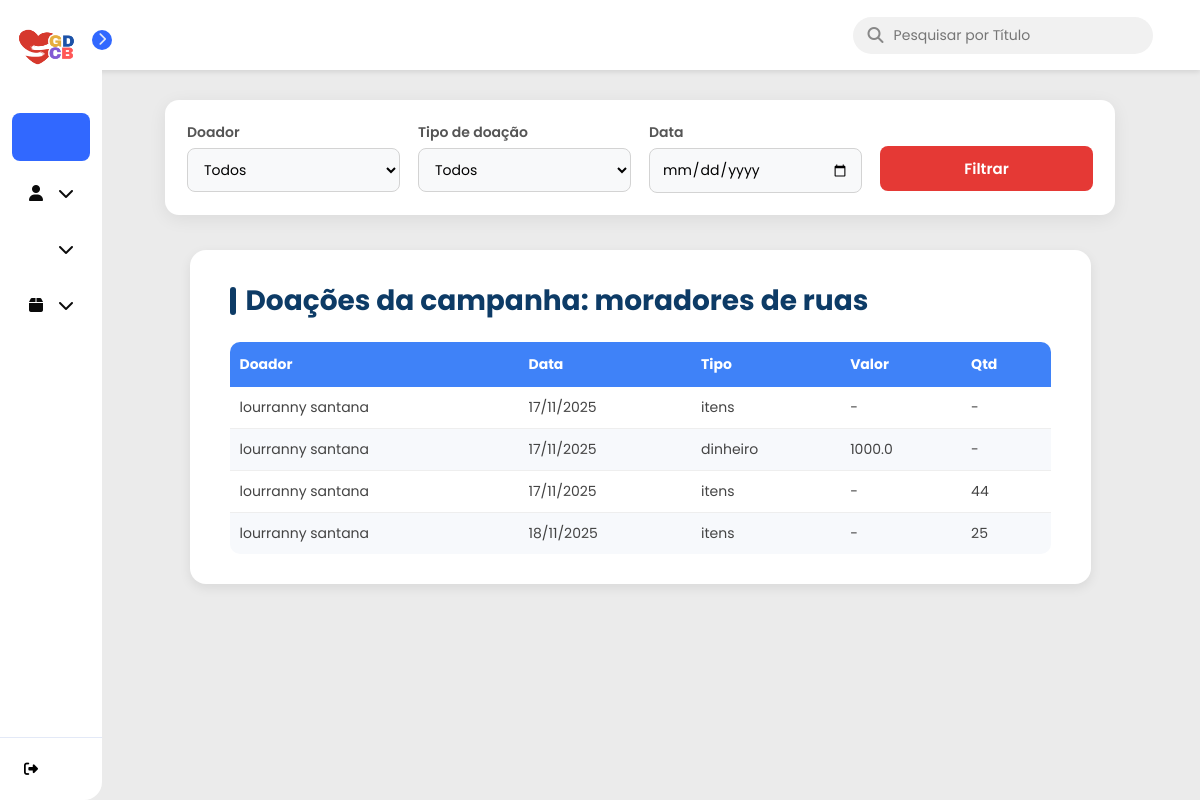
The page /campanhas/1/doacoes (signed in) on the database its author committed.
### models.py (models this page shows)
class Campanha(SQLModel, table=True):
    __tablename__ = "campanhas"
    id: Optional[int] = Field(default=None, primary_key=True)
    titulo: str
    descricao: str
    meta_financeira: float | None = None
    meta_itens: int | None = None
    data_inicio: Optional[date]
    data_fim: Optional[date]
    status: str
    data_criacao: date = Field(default_factory=date.today)
    categoria_id: Optional[int] = Field(default=None, foreign_key="categorias.id")
    admin_id: int = Field(foreign_key="admin.id")
    admin: Optional["Admin"] = Relationship(back_populates="campanhas")
    doacoes: List["Doacao"] = Relationship(back_populates="campanha")
    relatorios: List["Relatorio"] = Relationship(back_populates="campanha")

class Doacao(SQLModel, table=True):
    __tablename__ = "doacoes"
    id: Optional[int] = Field(default=None, primary_key=True)
    id_doador: int = Field(foreign_key="doadores.id")
    id_campanha: int = Field(foreign_key="campanhas.id")
    tipo_doacao: str
    tipo_item: Optional[str]
    quantidade: Optional[int]
    valor: Optional[float]
    data_doacao: date
    status: str = "confirmada"
    doador: Optional[Doador] = Relationship(back_populates="doacoes")
    campanha: Optional[Campanha] = Relationship(back_populates="doacoes")

class Doador(SQLModel, table=True):
    __tablename__ = 'doadores'
    id: Optional[int] = Field(default=None, primary_key=True)
    nome: str
    email: str = Field(unique=True)
    telefone: str
    data_criacao: date = Field(default_factory=date.today)
    doacoes: List["Doacao"] = Relationship(back_populates="doador")

### controllers/campanhas.py (the view)
@router.get("/{campanha_id}/doacoes", response_class=HTMLResponse)
def visualizar_doacoes_campanha(
    campanha_id: int,
    request: Request,
    doador_id: str | None = None,     # <--- agora é string
    tipo: str | None = None,
    data: str | None = None,
    session: Session = Depends(get_session),
    user: dict = Depends(get_current_user)
):
    campanha = session.get(Campanha, campanha_id)
    if not campanha or campanha.admin_id != user["id"]:
        raise HTTPException(status_code=404, detail="Campanha não encontrada")
    query = (
        select(Doacao, Doador)
        .join(Doador, Doacao.id_doador == Doador.id)
        .where(Doacao.id_campanha == campanha_id)
    )
    if doador_id:
        try:
            doador_id_int = int(doador_id)
            query = query.where(Doacao.id_doador == doador_id_int)
        except ValueError:
            pass
    if tipo:
        query = query.where(Doacao.tipo_doacao == tipo)
    if data:
        try:
            dt = datetime.strptime(data, "%Y-%m-%d").date()
            query = query.where(Doacao.data_doacao == dt)
        except ValueError:
            pass
    rows = session.exec(query).all()
    doacoes = []
    for doacao, doador in rows:
        doacao.doador = doador
        doacoes.append(doacao)
    doadores = session.exec(select(Doador)).all()
    return templates.TemplateResponse(
        "doacoes_campanha.html",
        {
            "request": request,
            "campanha": campanha,
            "doacoes": doacoes,
            "doadores": doadores
        }
    )

### templates/doacoes_campanha.html (shortened to what this page needs)
{% extends "base.html" %}
{% block head %}
<link rel="stylesheet" href="{{ url_for('static', path='doacao_campanha.css') }}">
{% endblock %}
{% block content %}
<div class="page-wrapper">
    <form method="get" class="filtros-card">
        <div class="filtros-grid">
            <div class="filtro-item">
                <label>Doador</label>
                <select name="doador_id">
                    <option value="">Todos</option>
                </select>
            </div>
            <div class="filtro-item">
                <label>Tipo de doação</label>
                <select name="tipo">
                    <option value="">Todos</option>
                </select>
            </div>
            <div class="filtro-item">
                <label>Data</label>
                <input type="date" name="data" value="{{ request.query_params.get('data', '') }}">
            </div>
            <div class="filtro-btn-wrapper">
                <button type="submit" class="btn-filtrar">Filtrar</button>
            </div>
        </div>
    </form>
    <div class="table-wrapper">
        <h2 class="table-title">
            Doações da campanha: {{ campanha.titulo }}
        </h2>
        <table class="table-custom">
            <thead>
                <tr>
                    <th>Doador</th>
                    <th>Data</th>
                    <th>Tipo</th>
                    <th>Valor</th>
                    <th>Qtd</th>
                </tr>
            </thead>
            <tbody>
            {% if doacoes %}
                {% for d in doacoes %}
                    <tr>
                        <td>{{ d.doador.nome }}</td>
                        <td>{{ d.data_doacao.strftime('%d/%m/%Y') }}</td>
                        <td>{{ d.tipo_doacao }}</td>
                        <td>{{ d.valor if d.valor else '-' }}</td>
                        <td>{{ d.quantidade if d.quantidade else '-' }}</td>
                    </tr>
                {% endfor %}
            {% else %}
                <tr>
                    <td colspan="6" class="empty-text">Nenhuma doação encontrada.</td>
                </tr>
            {% endif %}
            </tbody>
        </table>
    </div>
</div>
{% endblock %}

### static/base.css (style rules this page uses)
* { margin: 0; padding: 0; box-sizing: border-box; font-family: 'Poppins', sans-serif; }
body { display: flex; min-height: 100vh; background-color: #ebebeb; }

### static/doacao_campanha.css (style rules this page uses)
.table-wrapper { width: 85%; max-width: 1100px; margin: 20px auto; background: #fff; border-radius: 16px; padding: 30px 40px; box-shadow: 0 4px 12px rgba(0,0,0,0.08); }
.table-title { font-size: 28px; font-weight: 700; color: #0D3B66; margin-bottom: 20px; display: flex; align-items: center; gap: 10px; }
.table-title::before { content: ""; width: 6px; height: 28px; background: #0D3B66; border-radius: 4px; }
.table-custom { width: 100%; border-collapse: collapse; font-size: 14px; overflow: hidden; border-radius: 10px; }
.table-custom thead tr { background-color: #3F82F8; color: white; text-align: left; }
.table-custom thead th { padding: 12px 10px; font-weight: bold; }
.table-custom tbody tr:nth-child(even) { background-color: #F7F9FC; }
.table-custom tbody td { padding: 10px; color: #444; border-bottom: 1px solid #eee; }
.table-custom tbody tr:last-child td { border-bottom: none; }
.filtros-card { background: #ffffff; padding: 22px; border-radius: 14px; box-shadow: 0 4px 18px rgba(0,0,0,0.07); margin-bottom: 35px; width: 100%; max-width: 950px; margin-left: auto; margin-right: auto; }
.filtros-grid { display: grid; grid-template-columns: repeat(4, 1fr); gap: 18px; }
.filtro-item label { font-size: 14px; font-weight: 600; color: #555; margin-bottom: 5px; display: block; }
.filtros-card select, .filtros-card input[type="date"] { width: 100%; padding: 10px 12px; border: 1px solid #d3d3d3; border-radius: 8px; background: #f8f9fa; font-size: 14px; transition: 0.2s ease-in-out; }
.btn-filtrar { margin-top: 24px; width: 100%; background: #e53935; color: white; font-weight: 600; border: none; padding: 11px; border-radius: 8px; cursor: pointer; transition: 0.2s ease-in-out; font-size: 15px; }

### rows shown on the page
Campanha: titulo "moradores de ruas"
Doacao: doador.nome "lourranny santana", data_doacao "17/11/2025", tipo_doacao "itens", valor "-", quantidade "-"
Doacao: doador.nome "lourranny santana", data_doacao "17/11/2025", tipo_doacao "dinheiro", valor "1000.0", quantidade "-"
Doacao: doador.nome "lourranny santana", data_doacao "17/11/2025", tipo_doacao "itens", valor "-", quantidade "44"
Doacao: doador.nome "lourranny santana", data_doacao "18/11/2025", tipo_doacao "itens", valor "-", quantidade "25"
